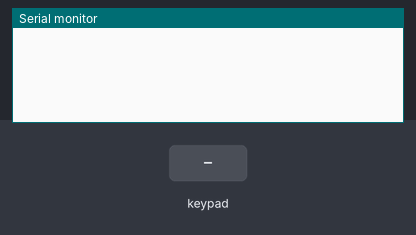
Simulated run of this sketch. Board: Arduino Uno, built with avr-gcc and run on an emulated ATmega328P. On the bench: the last lines printed to the serial monitor. The inputs (shaded band) are chosen by the test bench.

Above: at 1.2 s.
1.3 s: key '1' pressed
At 2.5 s:
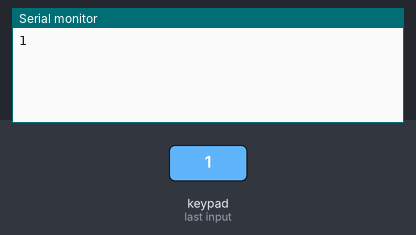
2.8 s: keypad keys 1 9 1 8 5 1 7 # pressed 0.4 s apart
At 6.8 s:
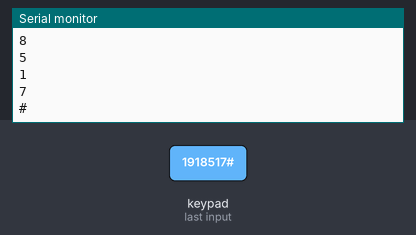
7.5 s: key 'A' pressed
At 8.6 s:
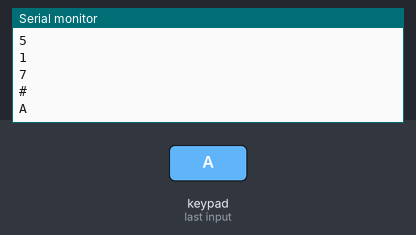
9.0 s: keypad keys 1 9 1 8 5 1 7 * pressed 0.4 s apart
At 13.0 s:
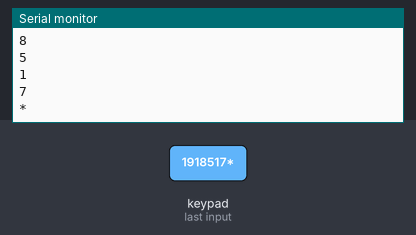
13.7 s: key 'B' pressed
At 14.3 s:
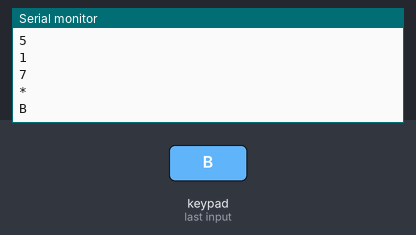
15.2 s: keypad keys 1 9 1 8 5 1 7 D pressed 0.4 s apart
At 18.7 s:
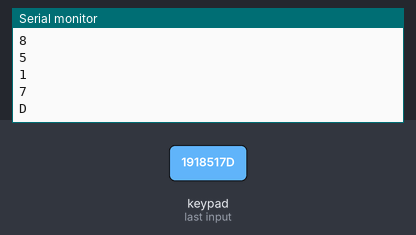
Timing chart, 0 to 20.2 s (numbered marks = the images above; inputs shaded):
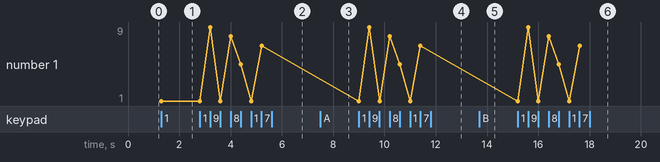

The sketch:

keypad.ino
```cpp
/* the tutorial code for 3x4 Matrix Keypad with Arduino is as
This code prints the key pressed on the keypad to the serial port*/

#include "Keypad.h"

const byte Rows= 4; //number of rows on the keypad i.e. 4
const byte Cols= 4; //number of columns on the keypad i,e, 3

//we will definne the key map as on the key pad:

char keymap[Rows][Cols]=
{
{'1', '2', '3','A'},
{'4', '5', '6','B'},
{'7', '8', '9','C'},
{'*', '0', '#','D'}
};

//  a char array is defined as it can be seen on the above


//keypad connections to the arduino terminals is given as:

byte rPins[Rows]= {19,18,5,17}; //Rows 0 to 3
byte cPins[Cols]= {16,4,0,2}; //Columns 0 to 3

// command for library forkeypad
//initializes an instance of the Keypad class
Keypad kpd= Keypad(makeKeymap(keymap), rPins, cPins, Rows, Cols);

void setup()
{
     Serial.begin(115200);  // initializing serail monitor
}

//If key is pressed, this key is stored in 'keypressed' variable
//If key is not equal to 'NO_KEY', then this key is printed out
void loop()
{
     char keypressed = kpd.getKey();
     if (keypressed != NO_KEY)
     {
          Serial.println(keypressed);
     }
}
```

Measured:
- after the input at 1.3 s, the serial monitor: prints a new line at once (image 1)
- after the input at 2.8 s, the serial monitor: prints a new line after 0.41 s (image 2)
- after the input at 7.5 s, the serial monitor: prints a new line at once (image 3)
- after the input at 9.0 s, the serial monitor: prints a new line at once (image 4)
- after the input at 13.7 s, the serial monitor: prints a new line at once (image 5)
- after the input at 15.2 s, the serial monitor: prints a new line at once (image 6)
- plotted number 1: 1 → 7 after the input at 2.8 s
